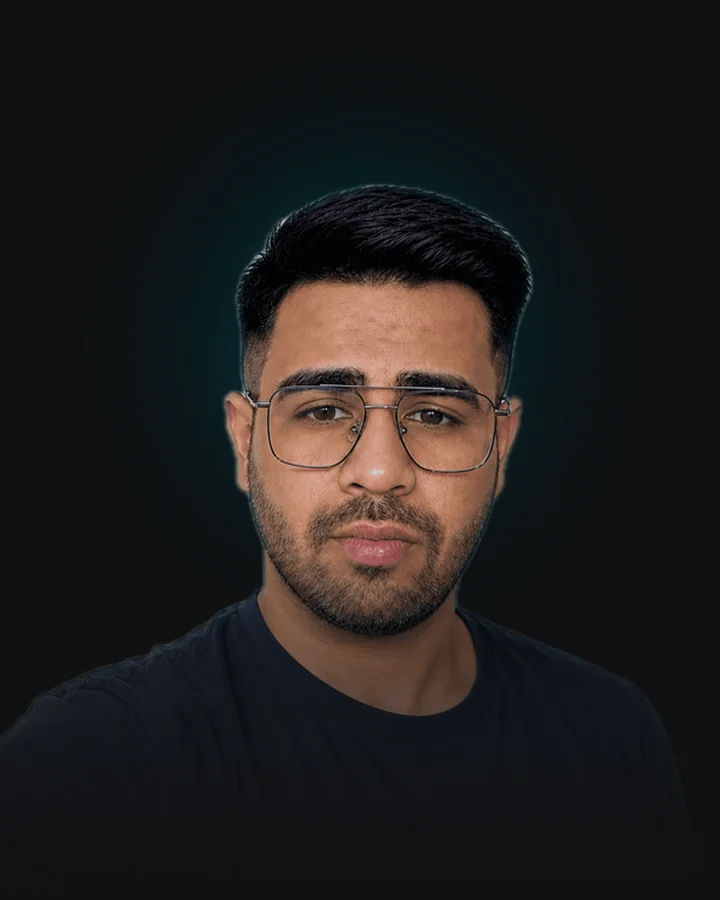
#> input picture assets/harsh-rastogi-portrait.webp, 720 x 900 px
$ python portrait-compose.py ../assets/harsh-rastogi-portrait.webp ../assets/harsh-rastogi-portrait.webp
#> lines starting #> are read from the running program, lines starting #| are printed output that depends on the picture
"""
portrait-compose.py: put a cut-out portrait onto the site's own background.

The About page's photo is not the raw headshot: its pale wall made it look
pasted onto a dark page. This takes a cut-out (transparent background, made
by portrait-cutout.swift with Apple's on-device Vision framework, so the
photo never leaves the machine) and composites it onto ink-1, the page's
exact background colour, with a slight grade towards the site's palette and
the shoulders faded into the ground. No glow or rim light behind the head:
it read as a halo. Every
edge pixel is the page colour, so the image has no visible frame.

    swift scripts/portrait-cutout.swift assets/harsh-rastogi-headshot.png /tmp/cutout.png
    python3 scripts/portrait-compose.py /tmp/cutout.png assets/harsh-rastogi-portrait.webp
"""
import sys
from PIL import Image, ImageFilter, ImageEnhance, ImageChops, ImageDraw

src = Image.open(sys.argv[1]).convert("RGBA")           # the cut-out, 720x720
out_path, W, H = sys.argv[2], 720, 900                  # 4:5, the shape the page shows

def hexrgb(h): h = h.lstrip("#"); return tuple(int(h[i:i+2], 16) for i in (0, 2, 4))
INK1, INK2, INK3 = hexrgb("101112"), hexrgb("17181a"), hexrgb("1f2023")

# ---- ground: the page's own background, plain
ground = Image.new("RGB", (W, H), INK1)                 # the page's own background


# ---- subject: a little larger, anchored to the bottom edge
scale = 1.22
sub = src.resize((int(720 * scale), int(720 * scale)), Image.LANCZOS)
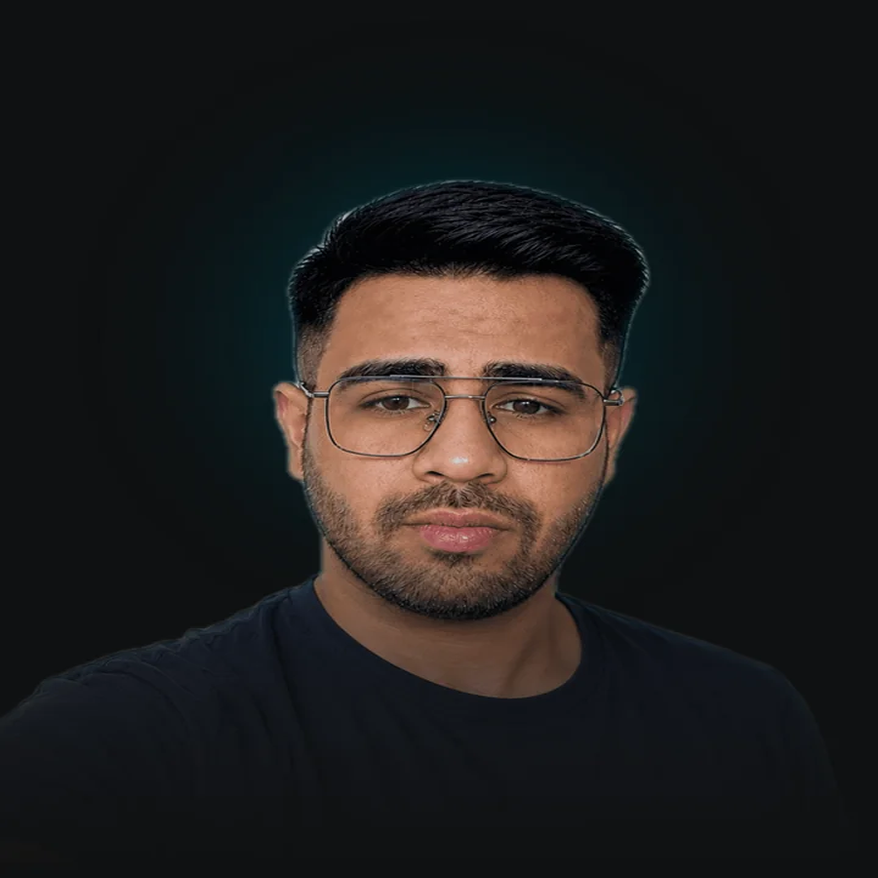
#> sub: PIL image 878x878 RGBA; mean R, G, B, A 32, 29.9, 29.2, 255
sx, sy = (W - sub.width) // 2 + 6, H - sub.height
#> sx = -73; sy = 22

# defringe: pull the alpha in a pixel and soften it, so no pale wall shows at the edge
a = sub.getchannel("A").filter(ImageFilter.MinFilter(3)).filter(ImageFilter.GaussianBlur(0.8))
#> a: PIL image 878x878 L; every value is 255

# grade: slightly less saturated, a touch cooler and darker, so it sits in the palette
rgb = sub.convert("RGB")
rgb = ImageEnhance.Color(rgb).enhance(0.86)
rgb = ImageEnhance.Contrast(rgb).enhance(1.04)
r, g, b = rgb.split()
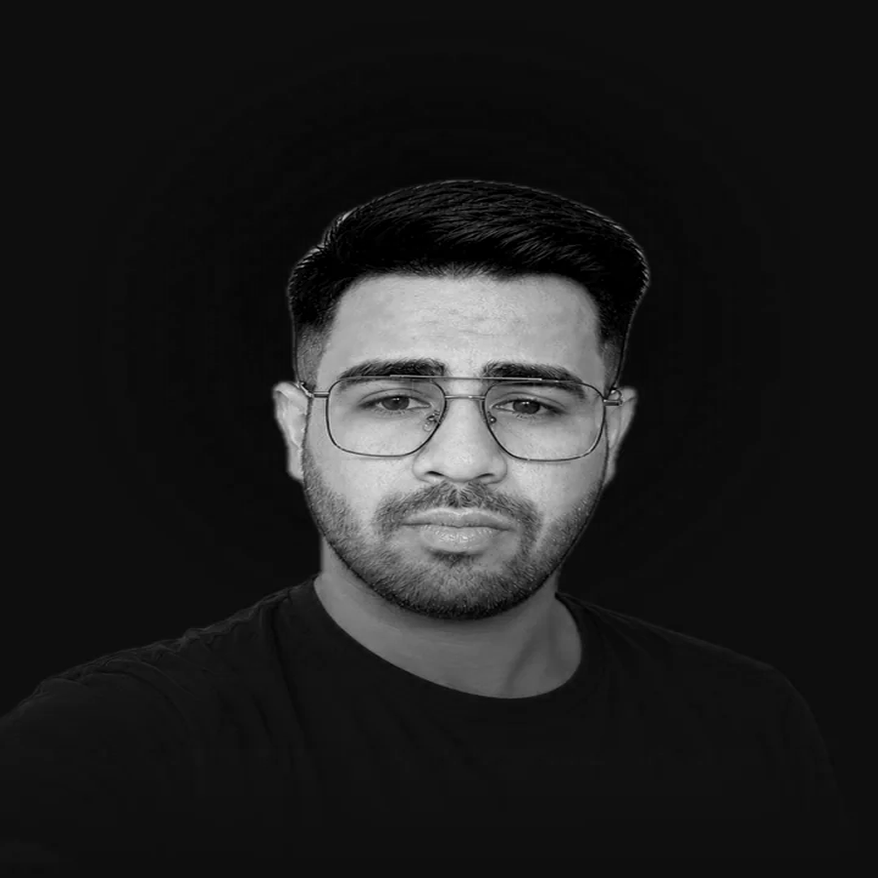
#> r: PIL image 878x878 L; min 0, max 228, mean 31.1
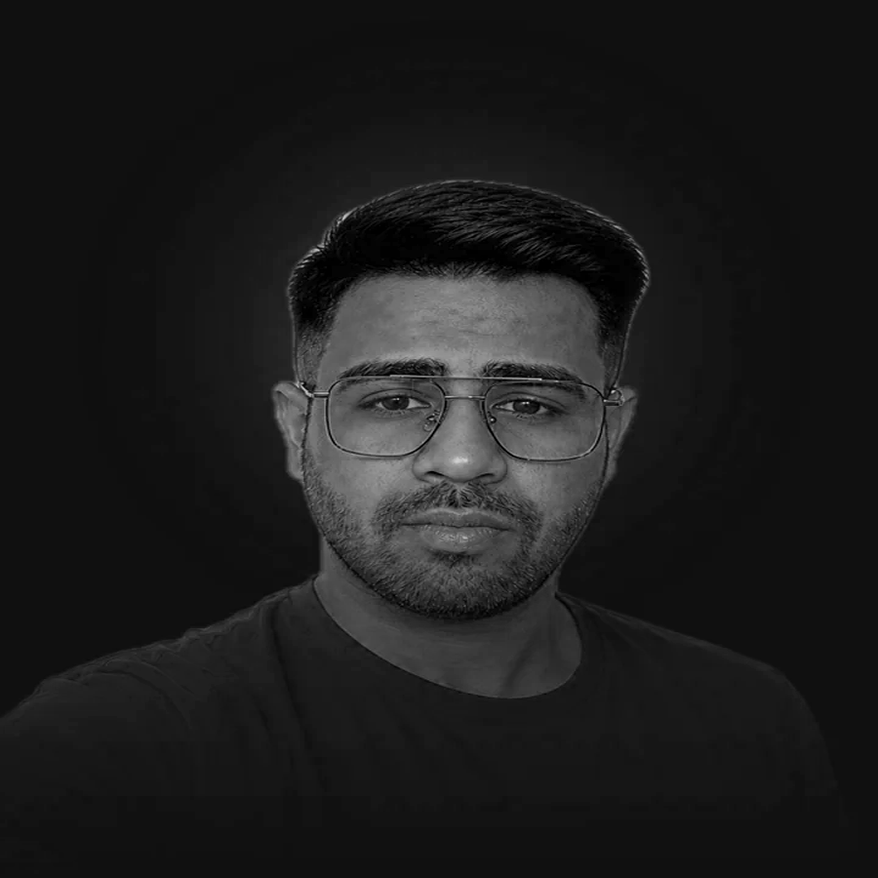
#> b: PIL image 878x878 L; min 0, max 215, mean 28.2
r = r.point(lambda v: int(v * 0.97)); b = b.point(lambda v: min(255, int(v * 1.03 + 2)))
rgb = Image.merge("RGB", (r, g, b))
rgb = ImageEnhance.Brightness(rgb).enhance(0.95)


# fade the shoulders into the ground over the bottom of the frame
fade = Image.linear_gradient("L").resize((sub.width, sub.height)).point(
    lambda v: 255 if v < 150 else int(255 * max(0.0, 1 - (v - 150) / 105) ** 1.4))
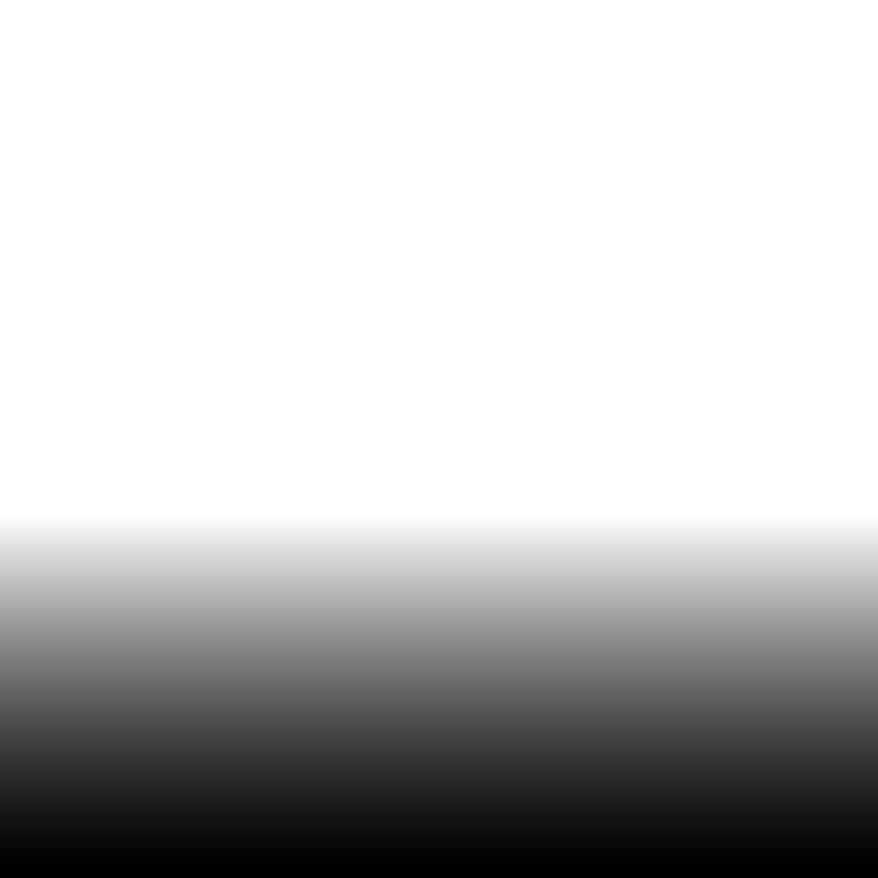
#> fade: PIL image 878x878 L; min 0, max 255, mean 193.3
a = ImageChops.multiply(a, fade)

canvas = ground.copy()
canvas.paste(rgb, (sx, sy), a)
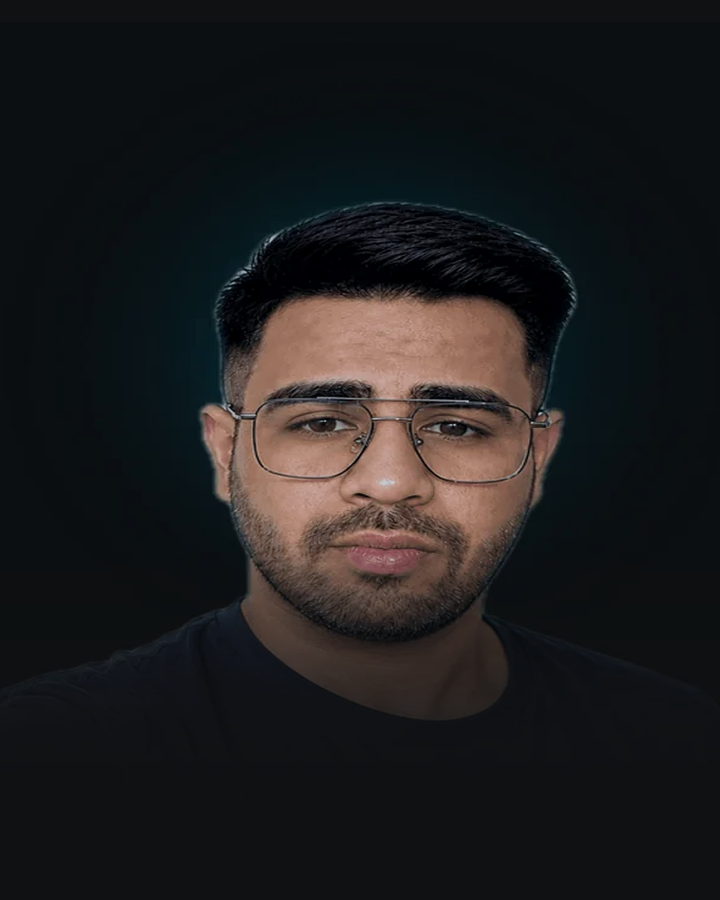
#> canvas: PIL image 720x900 RGB; mean R, G, B 29.9, 28.9, 29.2

# a soft vignette so the edges settle into the page
vig = Image.radial_gradient("L").resize((int(W * 1.5), int(H * 1.5))).crop(
    (int(W * 0.25), int(H * 0.25), int(W * 1.25), int(H * 1.25))).point(lambda v: int(min(255, max(0, (v - 120) * 1.4)) * 0.55))
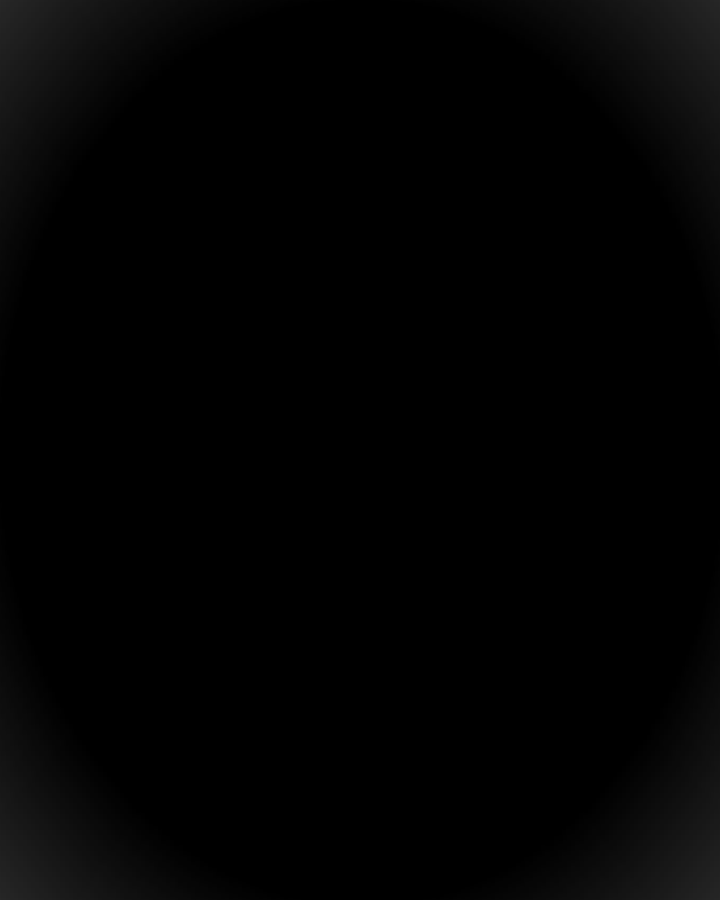
#> vig: PIL image 720x900 L; min 0, max 40, mean 2.5
canvas = Image.composite(Image.new("RGB", (W, H), INK1), canvas, vig)

canvas.save(out_path, "WEBP", quality=84, method=6)
print(out_path, canvas.size)
#| ../assets/harsh-rastogi-portrait.webp (720, 900)
